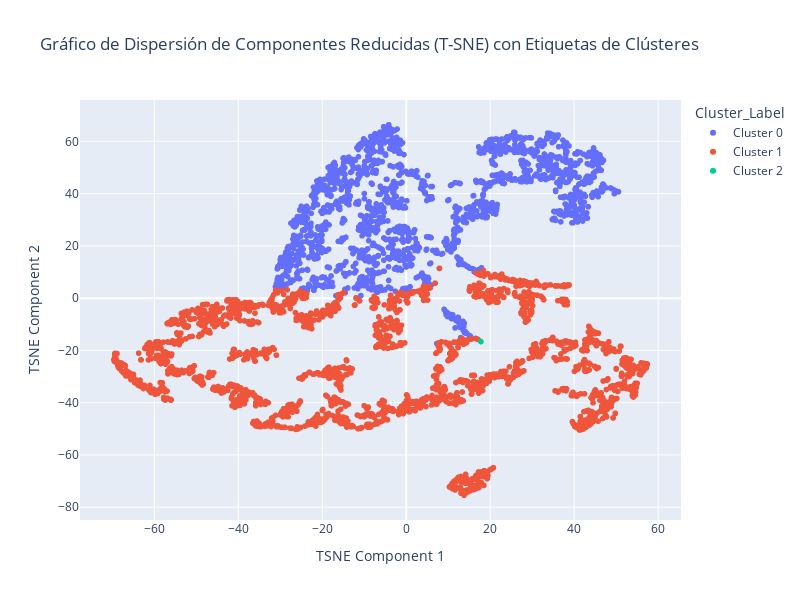

Notebook code for this chart:
### Markdown cell above
**Respuesta:**

### Code cell
import plotly.express as px

# Agregar las etiquetas de clústeres al DataFrame reduced_df
reduced_df['Cluster'] = labels

# Definir etiquetas personalizadas para los clusters
cluster_labels = {
    0: "Cluster 0",
    1: "Cluster 1",
    2: "Cluster 2"
    # Agrega etiquetas para otros clusters si es necesario
}

# Mapear las etiquetas personalizadas a los clusters
reduced_df['Cluster_Label'] = reduced_df['Cluster'].map(cluster_labels)

# Crear un gráfico de dispersión con etiquetas personalizadas
fig = px.scatter(
    reduced_df, x="Component 1", y="Component 2", color="Cluster_Label",
    title="Gráfico de Dispersión de Componentes Reducidas (T-SNE) con Etiquetas de Clústeres",
    labels={'Component 1': 'TSNE Component 1', 'Component 2': 'TSNE Component 2'},
    width=800, height=600
)

fig.show()

### Figure 1 — Plotly figure (JSON) as saved in the notebook; plotly's stock layout.template omitted (floating-point values rounded to 4 significant figures; data arrays with more than 128 entries replaced by an {"elided": "..."} marker saying what was removed)
{"data": [{"hovertemplate": "Cluster_Label=Cluster 0<br>TSNE Component 1=%{x}<br>TSNE Component 2=%{y}<extra></extra>", "legendgroup": "Cluster 0", "marker": {"color": "#636efa", "symbol": "circle"}, "mode": "markers", "name": "Cluster 0", "showlegend": true, "type": "scattergl", "x": {"elided": "1882 float values"}, "xaxis": "x", "y": {"elided": "1882 float values"}, "yaxis": "y"}, {"hovertemplate": "Cluster_Label=Cluster 1<br>TSNE Component 1=%{x}<br>TSNE Component 2=%{y}<extra></extra>", "legendgroup": "Cluster 1", "marker": {"color": "#EF553B", "symbol": "circle"}, "mode": "markers", "name": "Cluster 1", "showlegend": true, "type": "scattergl", "x": {"elided": "2430 float values"}, "xaxis": "x", "y": {"elided": "2430 float values"}, "yaxis": "y"}, {"hovertemplate": "Cluster_Label=Cluster 2<br>TSNE Component 1=%{x}<br>TSNE Component 2=%{y}<extra></extra>", "legendgroup": "Cluster 2", "marker": {"color": "#00cc96", "symbol": "circle"}, "mode": "markers", "name": "Cluster 2", "showlegend": true, "type": "scattergl", "x": [17.79, 17.72], "xaxis": "x", "y": [-16.63, -16.54], "yaxis": "y"}], "layout": {"height": 600, "legend": {"title": {"text": "Cluster_Label"}, "tracegroupgap": 0}, "title": {"text": "Gráfico de Dispersión de Componentes Reducidas (T-SNE) con Etiquetas de Clústeres"}, "width": 800, "xaxis": {"anchor": "y", "domain": [0, 1], "title": {"text": "TSNE Component 1"}}, "yaxis": {"anchor": "x", "domain": [0, 1], "title": {"text": "TSNE Component 2"}}}}
